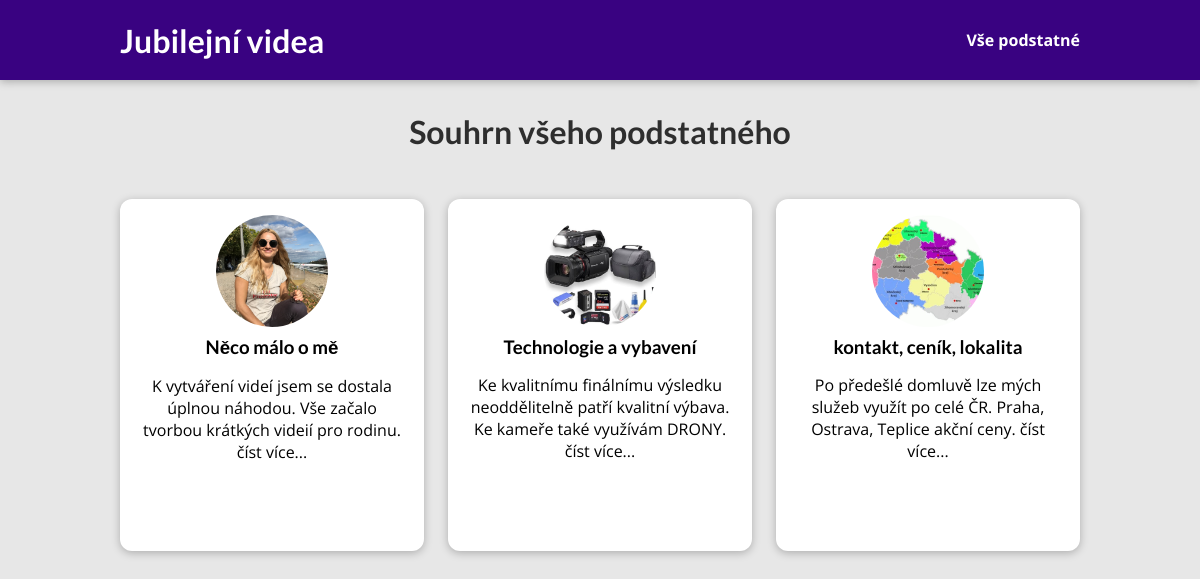
The page /posts on the database its author committed.
### blog/models.py (models this page shows, shortened)
class Post(models.Model):
    title = models.CharField(max_length=150)
    excerpt = models.CharField(max_length=200)
    image = models.ImageField(upload_to="posts", null=True)
    date = models.DateField(auto_now=True)
    slug = models.SlugField(unique=True)
    content = models.TextField(validators=[MinLengthValidator(10)])
    author = models.ForeignKey(Author, null=True, on_delete=models.SET_NULL, related_name="posts")
    tags = models.ManyToManyField(Tag)

### blog/views.py (the view)
# urls.py: path("posts", views.AllPostsView.as_view(), name="posts-page"),
class AllPostsView(ListView):
    template_name = "blog/all-posts.html"
    model = Post
    ordering = ["date"]
    context_object_name = "all_posts"

### blog/templates/blog/all-posts.html (shortened to what this page needs)
{% extends 'base.html' %}
{% load static %}
{% block css_styles %}
<link rel="stylesheet" href="{% static "blog/post.css" %}"/>
<link rel="stylesheet" href="{% static "blog/all-posts.css" %}"/>
{% endblock css_styles %}
{% block content %}
<section id="all-posts">
    <h2>Souhrn všeho podstatného</h2>
    <ul>
      {% for post in all_posts %}
        {% include "blog/includes/post.html" %}
      {% endfor %}
    </ul>
</section>
{% endblock content %}

### blog/templates/blog/includes/post.html
<li>
    <article class="post">
      <a href="{% url "post-detail-page" post.slug %}">
        <img src="{{ post.image.url }}" alt="{{ post.title }}" />
        <div class="post__content">
          <h3>{{post.title }}</h3>
          <p>
           {{ post.excerpt }}
          </p>
        </div>
      </a>
    </article>
  </li>

### static/app.css (style rules this page uses)
* { box-sizing: border-box; }
html { font-family: 'Open Sans', 'Lato', sans-serif; }
body { margin: 0; }
h1, h2, h3 { font-family: 'Lato', sans-serif; font-weight: bold; }

### blog/static/blog/post.css (style rules this page uses)
.post { display: flex; flex-direction: column; align-items: center; text-align: center; }
.post a { text-decoration: none; color: black; transition: all 0.2s ease; padding: 1rem; }
.post img { width: 5rem; height: 5rem; object-fit: cover; border-radius: 50%; }
.post h3 { margin: 0.25rem 0; }

### blog/static/blog/all-posts.css (style rules this page uses)
body { background-color: #e7e7e7; }
#all-posts { margin: 7rem auto; width: 90%; max-width: 60rem; }
#all-posts h2 { text-align: center; font-size: 2rem; color: #2e2e2e; margin: 3rem 0; }
ul { list-style: none; margin: 0; padding: 0; display: grid; grid-template-columns: repeat(auto-fill, minmax(17rem, 1fr)); gap: 1.5rem; }
.post img { width: 7rem; height: 7rem; }
.post a { height: 22rem; transform-origin: center; box-shadow: 0 2px 8px rgba(0, 0, 0, 0.25); border-radius: 12px; background-color: white; }

### rows shown on the page
Post: image (picture), title "Něco málo o mě", excerpt "K vytváření videí jsem se dostala úplnou náhodou. Vše začalo tvorbou krátkých videií pro rodinu. číst více..."
Post: image (picture), title "Technologie a vybavení", excerpt "Ke kvalitnímu finálnímu výsledku neoddělitelně patří kvalitní výbava. Ke kameře také využívám DRONY. číst více..."
Post: image (picture), title "kontakt, ceník, lokalita", excerpt "Po předešlé domluvě lze mých služeb využít po celé ČR. Praha, Ostrava, Teplice akční ceny. číst více..."
